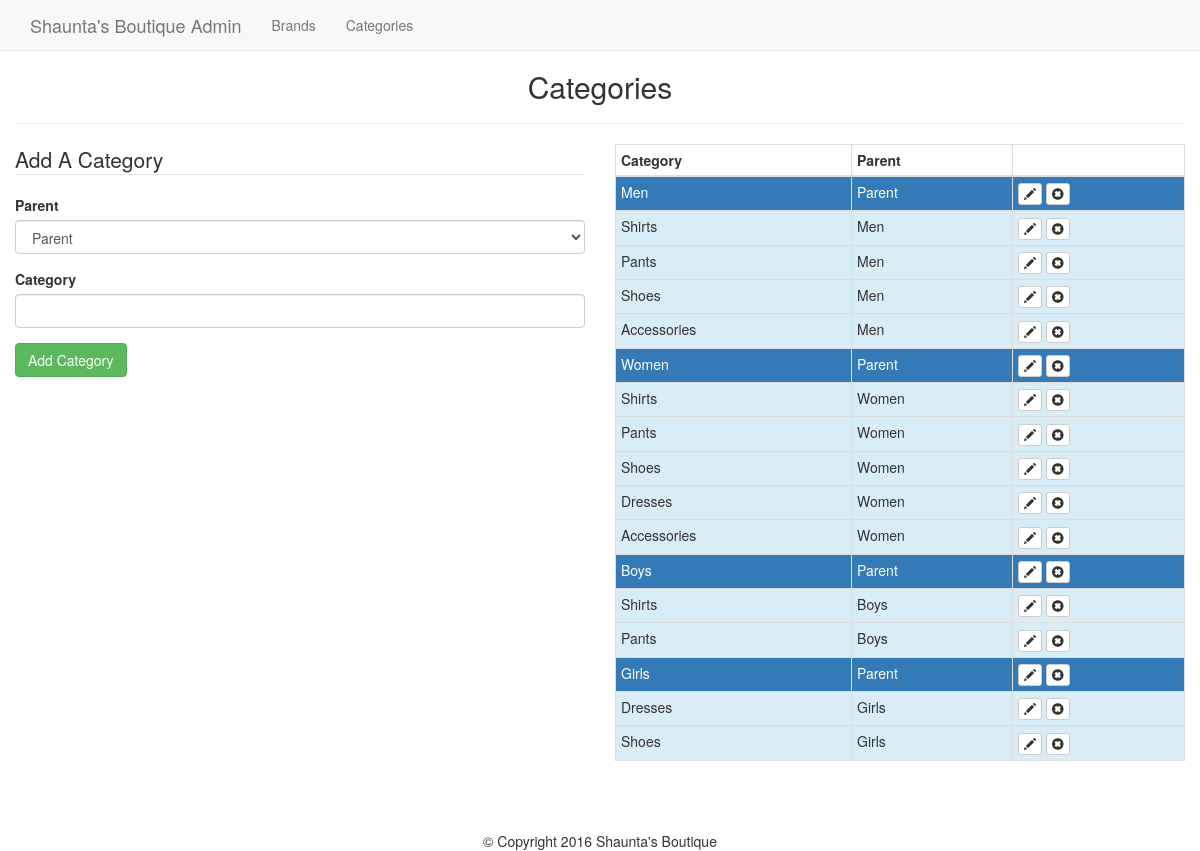
The page /admin/categories.php on the database as committed earlier.
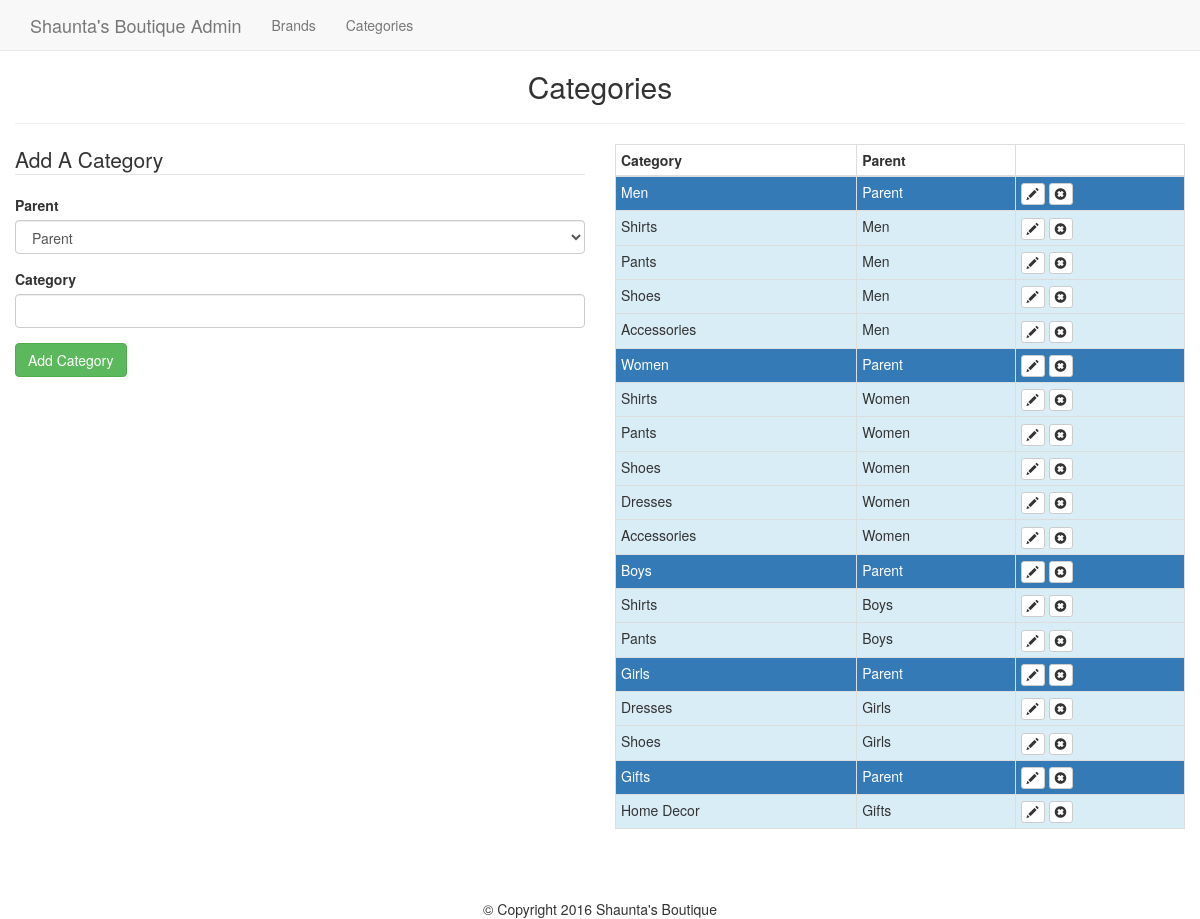
The same page on the database as committed later.
### tables this page shows
CREATE TABLE `categories` (
  `id` int(11) NOT NULL,
  `category` varchar(255) NOT NULL,
  `parent` int(11) NOT NULL DEFAULT '0'
);

### admin/categories.php (the view, shortened to what this page needs)
<?php
	require_once $_SERVER['DOCUMENT_ROOT'].'/ecommerce/core/init.php';
	include 'includes/head.php';
	include 'includes/navigation.php';
?>
<h2 class="text-center">Categories</h2>
<hr>
<div class="row">
	<div class="col-md-6">
		<form class="form" action="categories.php" method="post">
			<legend>Add A Category</legend>
			<div class="form-group">
				<label for="parent">Parent</label>
				<select class="form-control" name="parent" id="parent">
					<option value="0">Parent</option>
				</select>
			</div>
			<div class="form-group">
				<label for="category">Category</label>
				<input class="form-control" type="text" name="category" id="category">
			</div>
			<div class="form-group">
				<input class="btn btn-success" type="submit" value="Add Category">
			</div>
		</form>
	</div>
	<div class="col-md-6">
		<table class="table table-bordered table-condensed">
			<thead>
				<th>Category</th>
				<th>Parent</th>
				<th></th>
			</thead>
			<tbody>
				<?php $result = $db->query("SELECT * FROM categories WHERE parent = 0"); ?>
				<?php while($parent = mysqli_fetch_assoc($result)) : ?>
				<?php
					$parent_id = (int)$parent['id'];
					$cresult = $db->query("SELECT * FROM categories WHERE parent = '{$parent_id}'");
				?>
				<tr class="bg-primary">
					<td><?php echo $parent['category']; ?></td>
					<td>Parent</td>
					<td>
						<a class="btn btn-xs btn-default" href="categories.php?edit=<?php echo $parent['id']; ?>"><span class="glyphicon glyphicon-pencil"></span></a>
						<a class="btn btn-xs btn-default" href="categories.php?delete=<?php echo $parent['id']; ?>"><span class="glyphicon glyphicon-remove-sign"></span></a>
					</td>
				</tr>
					<?php while($child = mysqli_fetch_assoc($cresult)) : ?>
						<tr class="bg-info">
							<td><?php echo $child['category']; ?></td>
							<td><?php echo $parent['category']; ?></td>
							<td>
								<a class="btn btn-xs btn-default" href="categories.php?edit=<?php echo $child['id']; ?>"><span class="glyphicon glyphicon-pencil"></span></a>
								<a class="btn btn-xs btn-default" href="categories.php?delete=<?php echo $child['id']; ?>"><span class="glyphicon glyphicon-remove-sign"></span></a>
							</td>
						</tr>
					<?php endwhile; ?>
				<?php endwhile; ?>
			</tbody>
		</table>
	</div>
</div>
<?php
	include 'includes/footer.php';

### admin/includes/head.php (shortened to what this page needs)
<!DOCTYPE html>
<html lang="en">
<head>
	<link rel="stylesheet" href="../css/bootstrap.min.css">
	<link rel="stylesheet" href="../css/main.css">
</head>
<body>
	<div class="container-fluid">

### admin/includes/navigation.php (shortened to what this page needs)
<nav class="navbar navbar-default navbar-fixed-top">
	<div class="container">
		<div class="navbar-header">
			<a class="navbar-brand" href="/ecommerce/admin/index.php">Shaunta's Boutique Admin</a>
		</div>
		<div class="collapse navbar-collapse">
			<ul class="nav navbar-nav">
				<li><a href="brands.php">Brands</a></li>
				<li><a href="categories.php">Categories</a></li>
			</ul>
		</div>
	</div>
</nav>

### admin/includes/footer.php
</div>
<footer class="text-center" id="footer">
	&copy; Copyright 2016 Shaunta's Boutique
</footer>
</body>
</html>

### css/main.css (style rules this page uses)
body { padding-top: 50px; }
#footer { margin-top: 50px; }

Rows that differ between the two databases and show on the page:
added categories: category "Gifts", shown under "Add A Category"
added categories: category "Home Decor", shown under "Gifts"
